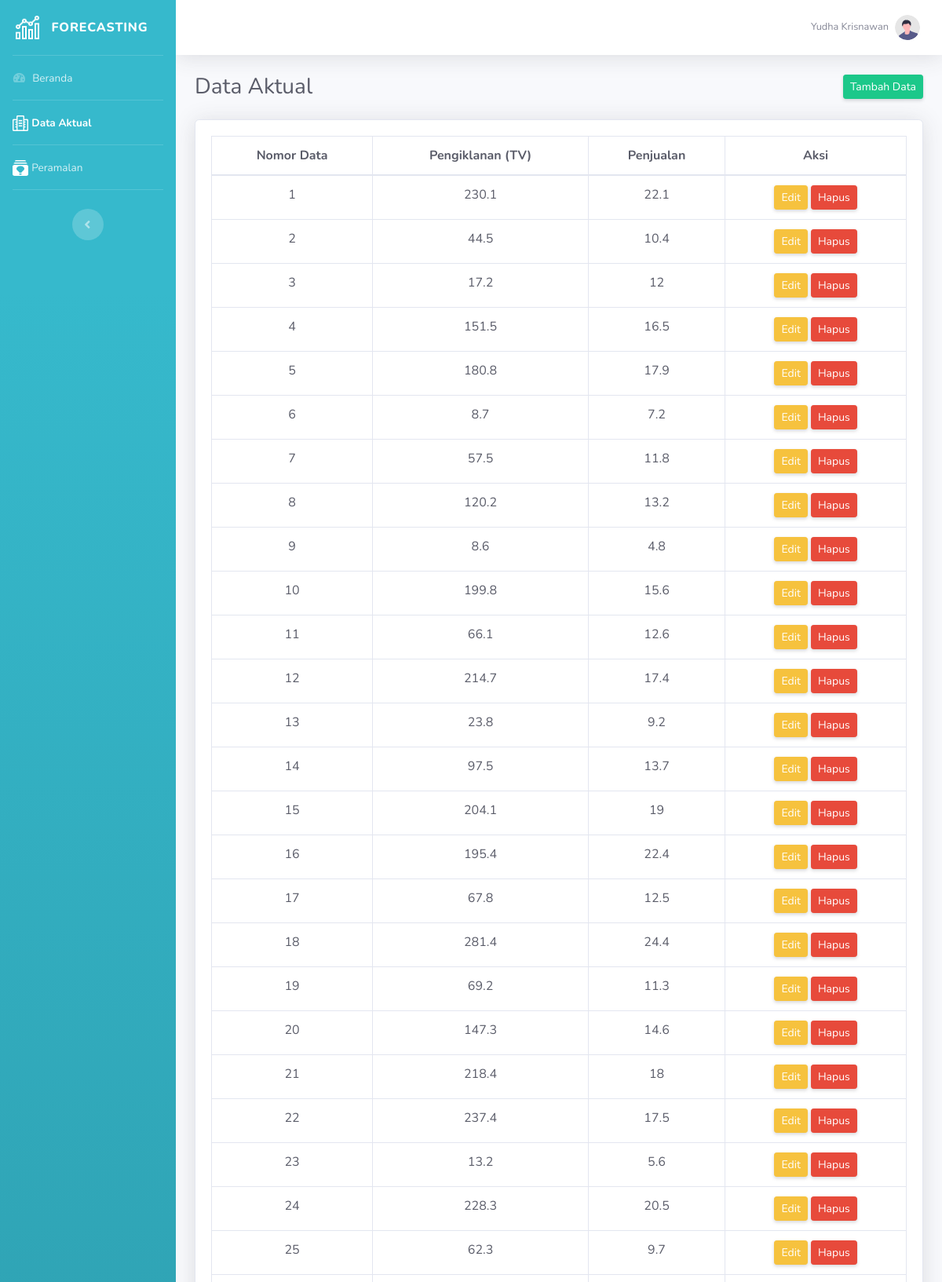
/data_aktual.php (signed in, upper part), run on the app's committed database.
### tables this page shows
CREATE TABLE `data_aktual` (
  `no_data` int(11) NOT NULL,
  `pengiklanan` varchar(100) NOT NULL,
  `penjualan` varchar(100) NOT NULL
);

### data_aktual.php (the view, shortened to what this page needs)
<!DOCTYPE html>
<?php
include "connection/koneksi.php";
$id = $_SESSION['id_admin'];
if(isset ($_SESSION['username'])){
    $query = "select * from admin natural join level_user where id_admin = $id";
    mysqli_query($conn, $query);
    $sql = mysqli_query($conn, $query);
    while($r = mysqli_fetch_array($sql)){
?>
<html lang="en">
<head>
    <link href="vendor/fontawesome-free/css/all.min.css" rel="stylesheet" type="text/css">
    <link href="css/sb-admin-2.min.css" rel="stylesheet">
    <link href="css/arabic.css" rel="stylesheet" >
</head>
<body id="page-top">
    <div id="wrapper">
        <ul class="navbar-nav bg-gradient-info sidebar sidebar-dark accordion" id="accordionSidebar">
        <?php
            if($r['id_level'] == 1){
        ?>
        <?php
            } else if($r['id_level'] == 2){
        ?>
            <a class="sidebar-brand d-flex align-items-center justify-content-center" href="beranda.php">
                <div class="sidebar-brand-icon">
                    <img src="img/icon.png" width="30px" height="30px">
                </div>
                <div class="sidebar-brand-text mx-3">Forecasting</div>
            </a>
            <hr class="sidebar-divider my-0">
            <li class="nav-item">
                <a class="nav-link" href="beranda.php">
                    <i class="fas fa-fw fa-tachometer-alt"></i>
                    <span>Beranda</span>
                </a>
            </li>
            <hr class="sidebar-divider my-0">
            <li class="nav-item active">
                <a class="nav-link" href="data_aktual.php">
                    <img alt="Image placeholder" src="img/mobil.png">
                    <span>Data Aktual</span>
                </a>
            </li>
            <hr class="sidebar-divider my-0">
            <li class="nav-item">
                <a class="nav-link" href="peramalan.php">
                    <img alt="Image placeholder" src="img/pinjam.png">
                    <span>Peramalan</span>
                </a>
            </li>
            <hr class="sidebar-divider my-0">
            <br>
            <div class="text-center d-none d-md-inline">
                <button class="rounded-circle border-0" id="sidebarToggle"></button>
            </div>
        <?php
            }
        ?>
        </ul>
        <div id="content-wrapper" class="d-flex flex-column">
            <div id="content">
                <nav class="navbar navbar-expand navbar-light bg-white topbar mb-4 static-top shadow">
                    <ul class="navbar-nav ml-auto">
                        <li class="nav-item dropdown no-arrow">
                            <a class="nav-link dropdown-toggle" href="#" id="userDropdown" role="button"
                                data-toggle="dropdown" aria-haspopup="true" aria-expanded="false">
                                <span class="mr-2 d-none d-lg-inline text-gray-600 small"><?php echo $r['nama'];?></span>
                                <img class="img-profile rounded-circle"
                                    src="img/undraw_profile.svg">
                            </a>
                        </li>
                    </ul>
                </nav>
            <div class="container-fluid">
                <div class="d-sm-flex align-items-center justify-content-between mb-4">
                    <h1 class="h3 mb-0 text-gray-800">Data Aktual</h1>
                    <a href="tambah_data.php" class="d-none d-sm-inline-block btn btn-sm btn-success shadow-sm">Tambah Data</a>
                </div>
                <section class="mar-top--x-3 mar-bottom--x-5">
                    <div class="card shadow mb-4">
                        <div class="card-body">
                            <div class="table-responsive">
                            <?php
                            $query_data_aktual = "SELECT * FROM data_aktual";
                            $sql_data_aktual = mysqli_query($conn, $query_data_aktual);
                            ?>
                                <table class="table table-bordered" id="dataTable" width="100%" cellspacing="0">
                                    <thead align="center" class="text-gray-800">
                                        <tr>
                                            <th>Nomor Data</th>
                                            <th>Pengiklanan (TV)</th>
                                            <th>Penjualan</th>
                                            <th>Aksi</th>
                                        </tr>
                                    </thead>
                                    <tbody align="center">
                                    <?php
                                        while($r_dt_aktual = mysqli_fetch_array($sql_data_aktual)){
                                    ?>
                                        <tr class="odd gradeX mb-0 text-gray-800">
                                        <td><?php echo $r_dt_aktual['no_data']; ?></td>
                                        <td><?php echo $r_dt_aktual['pengiklanan']; ?></td>
                                        <td><?php echo $r_dt_aktual['penjualan']; ?></td>
                                        <td>
                                        <button class="d-none d-sm-inline-block btn btn-sm btn-warning shadow-sm"data-toggle="modal" data-target="#editModal<?php echo $r_dt_aktual['no_data']; ?>">Edit</button>
                                            <button class="d-none d-sm-inline-block btn btn-sm btn-danger shadow-sm" data-toggle="modal" data-target="#hapusModal<?php echo $r_dt_aktual['no_data']; ?>">Hapus</button>
                                        </td>
                                        </tr>
                                    <?php
                                        }
                                    ?>
                                    </tbody>
                                </table>
                            </div>
                        </div>
                    </div>
                </section>
            </div>
        </div>
    </div>
</body>
</html>
<?php
  }
} else {
  header('location: logout.php');
}
?>

### data on the page
data_aktual: no_data "1", pengiklanan "230.1", penjualan "22.1"
data_aktual: no_data "2", pengiklanan "44.5", penjualan "10.4"
data_aktual: no_data "3", pengiklanan "17.2", penjualan "12"
data_aktual: no_data "4", pengiklanan "151.5", penjualan "16.5"
data_aktual: no_data "5", pengiklanan "180.8", penjualan "17.9"
data_aktual: no_data "6", pengiklanan "8.7", penjualan "7.2"
data_aktual: no_data "7", pengiklanan "57.5", penjualan "11.8"
data_aktual: no_data "8", pengiklanan "120.2", penjualan "13.2"
data_aktual: no_data "9", pengiklanan "8.6", penjualan "4.8"
data_aktual: no_data "10", pengiklanan "199.8", penjualan "15.6"
data_aktual: no_data "11", pengiklanan "66.1", penjualan "12.6"
data_aktual: no_data "12", pengiklanan "214.7", penjualan "17.4"
data_aktual: no_data "13", pengiklanan "23.8", penjualan "9.2"
data_aktual: no_data "14", pengiklanan "97.5", penjualan "13.7"
data_aktual: no_data "15", pengiklanan "204.1", penjualan "19"
data_aktual: no_data "16", pengiklanan "195.4", penjualan "22.4"
data_aktual: no_data "17", pengiklanan "67.8", penjualan "12.5"
data_aktual: no_data "18", pengiklanan "281.4", penjualan "24.4"
data_aktual: no_data "19", pengiklanan "69.2", penjualan "11.3"
data_aktual: no_data "20", pengiklanan "147.3", penjualan "14.6"
data_aktual: no_data "21", pengiklanan "218.4", penjualan "18"
data_aktual: no_data "22", pengiklanan "237.4", penjualan "17.5"
data_aktual: no_data "23", pengiklanan "13.2", penjualan "5.6"
data_aktual: no_data "24", pengiklanan "228.3", penjualan "20.5"
data_aktual: no_data "25", pengiklanan "62.3", penjualan "9.7"

### other printed values
$r['nama'] "Yudha Krisnawan"
